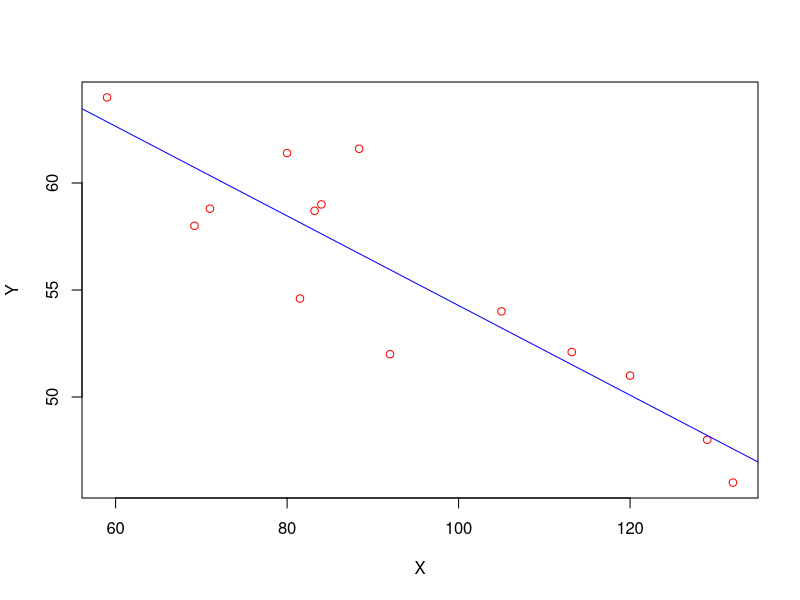

Source code (R):
setwd("E:/jatin")
print(getwd())
X <- c(132.0,129.0,120.0,113.2,105.0,92.0,84.0,83.2,88.4,59.0,80.0,81.5,71.0,69.2)
Y <- c(46.0,48.0,51.0,52.1,54.0,52.0,59.0,58.7,61.6,64.0,61.4,54.6,58.8,58.0)
Xbar = mean(X)
Ybar = mean(Y)
sumX = sum(X)
sumY = sum(Y)
sxy = sum((X-Xbar)*(Y-Ybar))
sxx = sum((X-Xbar)^2)
b1 = sxy/sxx
b1
b0 = Ybar-Xbar*b1
b0
plot(X,Y,col = "RED")
abline(lsfit(X,Y),col = "BLUE")
lm(Y~X)
x=90
y = b0+b1*(x)
y
